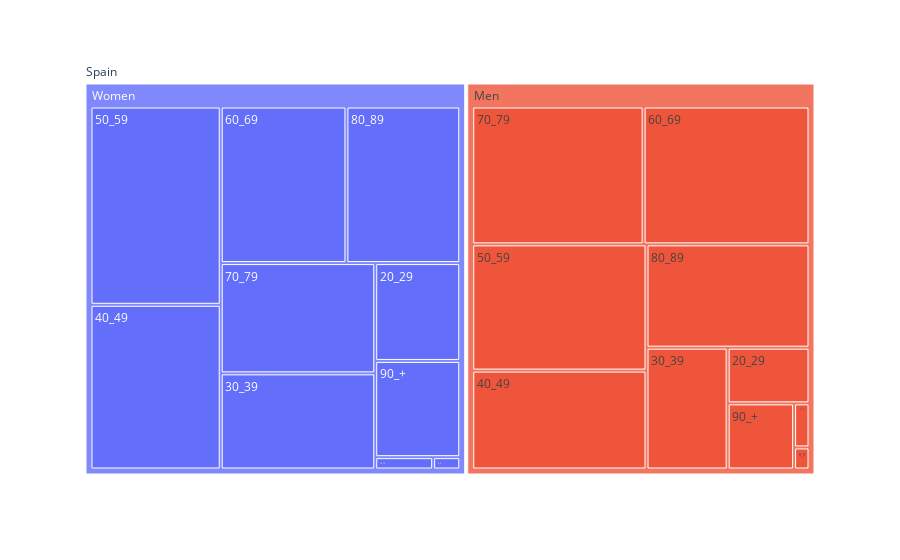

Notebook cell for this chart:
### Code cell
# Plotting summary: Spain > Sex > Age
fig_dem_summ = px.treemap(df_sex_filt,
                          path=['Spain', 'Sex', 'Age'], values='Infected', color_continuous_scale='RdBu')
fig_dem_summ.show()

### Figure 1 — Plotly figure (JSON) as saved in the notebook; plotly's stock layout.template omitted (floating-point values rounded to 4 significant figures)
{"data": [{"branchvalues": "total", "domain": {"x": [0, 1], "y": [0, 1]}, "hoverlabel": {"namelength": 0}, "hovertemplate": "labels=%{label}<br>Infected=%{value}<br>parent=%{parent}<br>id=%{id}", "ids": ["Spain/Men/0_9", "Spain/Women/0_9", "Spain/Men/10_19", "Spain/Women/10_19", "Spain/Men/20_29", "Spain/Women/20_29", "Spain/Men/30_39", "Spain/Women/30_39", "Spain/Men/40_49", "Spain/Women/40_49", "Spain/Men/50_59", "Spain/Women/50_59", "Spain/Men/60_69", "Spain/Women/60_69", "Spain/Men/70_79", "Spain/Women/70_79", "Spain/Men/80_89", "Spain/Women/80_89", "Spain/Men/90_+", "Spain/Women/90_+", "Spain/Men", "Spain/Women", "Spain"], "labels": ["0_9", "0_9", "10_19", "10_19", "20_29", "20_29", "30_39", "30_39", "40_49", "40_49", "50_59", "50_59", "60_69", "60_69", "70_79", "70_79", "80_89", "80_89", "90_+", "90_+", "Men", "Women", "Spain"], "name": "", "parents": ["Spain/Men", "Spain/Women", "Spain/Men", "Spain/Women", "Spain/Men", "Spain/Women", "Spain/Men", "Spain/Women", "Spain/Men", "Spain/Women", "Spain/Men", "Spain/Women", "Spain/Men", "Spain/Women", "Spain/Men", "Spain/Women", "Spain/Men", "Spain/Women", "Spain/Men", "Spain/Women", "Spain", "Spain", ""], "type": "treemap", "values": [145, 142, 289, 304, 1939, 3531, 4209, 6307, 7340, 9107, 9370, 10963, 9736, 8354, 10060, 7230, 7171, 7566, 1871, 3472, 52130, 56976, 109106]}], "layout": {"legend": {"tracegroupgap": 0}, "margin": {"t": 60}}}
